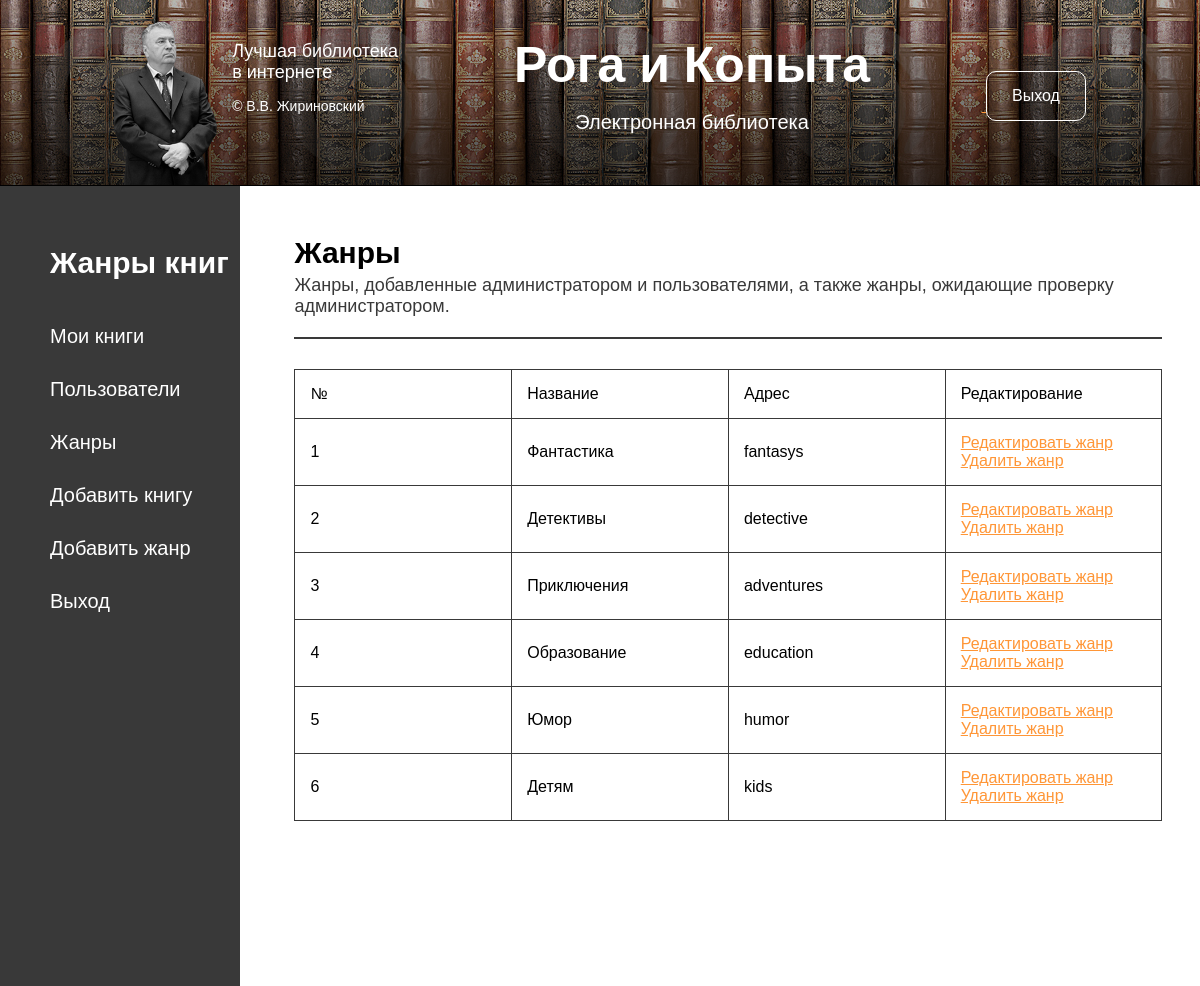
The page /admin/genres.php (signed in) on the database its author committed.
### tables this page shows
CREATE TABLE IF NOT EXISTS `genres` (
  `id` int(11) NOT NULL AUTO_INCREMENT,
  `url` varchar(15) NOT NULL,
  `title` varchar(20) NOT NULL,
  `approved` tinyint(4) NOT NULL DEFAULT '1',
  PRIMARY KEY (`id`)
);

### admin/genres.php (the view, shortened to what this page needs)
<? include 'header.php' ?>
<main>
	<h3 class="title">Жанры</h3>
	<h4>Жанры, добавленные администратором и пользователями, а также жанры, ожидающие проверку администратором.</h4>
	<hr>
	<? if ($_SESSION['type'] != 'admin'): ?>
		<div class="error">Для просмотра этой страницы Вы должны обладать правами администратора. Обратитесь к Администратору для получения дополнительной информации.</div>
	<? else: ?>
		<table>
			<tr>
				<td>№</td>
				<td>Название</td>
				<td>Адрес</td>
				<td>Редактирование</td>
			</tr>
			<? $num = 1; ?>
			<? $result = $mysqli->query("SELECT * FROM genres"); ?>
			<? while ($genre = $result->fetch_array()): ?>
				<tr>
					<td><?= $num++ ?></td>
					<td><?=$genre['title']?></td>
					<td><?=$genre['url']?></td>
					<td>
						<a href="editgenre.php?genre_id=<?=$genre['id']?>">Редактировать жанр</a><br>
						<a href="delgenre.php?genre_id=<?=$genre['id']?>">Удалить жанр</a>
					</td>
				</tr>
			<? endwhile ?>
		</table>
	<? endif ?>
</main>

### style.css (style rules this page uses)
body, html { padding: 0; margin: 0; font-family: 'Roboto Slab', sans-serif; height: 100%; }
h3 { font-size: 30px; }
hr { background: #393939; height: 2px; border: none; }
table { margin: 30px 0 0 0; width: 100%; table-layout: fixed; border-collapse: collapse; }
table td { padding: 15px; border: 1px #393939 solid; }
a { color: #FF9637; }
main { display: inline-block; vertical-align: top; padding: 50px 30px 40px 50px; width: 79%; box-sizing: border-box; }
main .title { margin: 0; }
main h4 { margin: 5px 0 20px; color: #393939; font-weight: 300; font-size: 18px }

### rows shown on the page
genres: title "Фантастика", url "fantasys"
genres: title "Детективы", url "detective"
genres: title "Приключения", url "adventures"
genres: title "Образование", url "education"
genres: title "Юмор", url "humor"
genres: title "Детям", url "kids"
